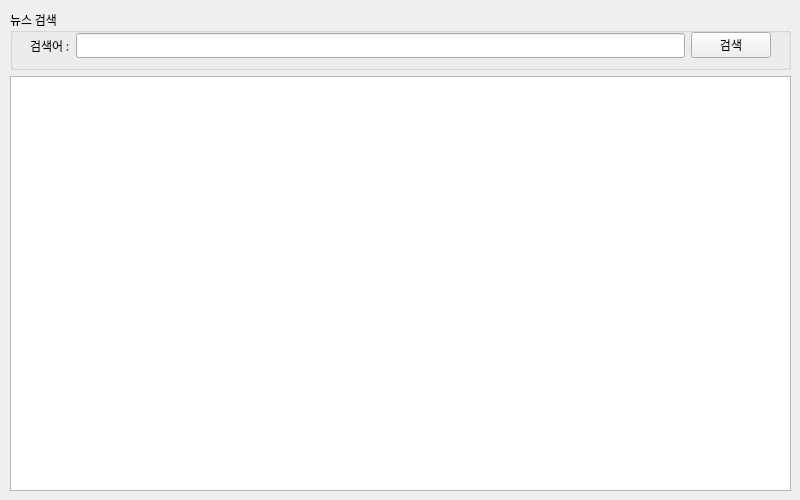
<?xml version="1.0" encoding="UTF-8"?>
<ui version="4.0">
 <class>Form</class>
 <widget class="QWidget" name="Form">
  <property name="geometry">
   <rect>
    <x>0</x>
    <y>0</y>
    <width>800</width>
    <height>500</height>
   </rect>
  </property>
  <property name="maximumSize">
   <size>
    <width>800</width>
    <height>500</height>
   </size>
  </property>
  <property name="font">
   <font>
    <family>맑은 고딕</family>
   </font>
  </property>
  <property name="windowTitle">
   <string>네이버뉴스 검색앱</string>
  </property>
  <widget class="QWidget" name="verticalLayoutWidget">
   <property name="geometry">
    <rect>
     <x>10</x>
     <y>10</y>
     <width>781</width>
     <height>481</height>
    </rect>
   </property>
   <layout class="QVBoxLayout" name="verticalLayout">
    <item>
     <widget class="QGroupBox" name="groupBox">
      <property name="sizePolicy">
       <sizepolicy hsizetype="Preferred" vsizetype="Minimum">
        <horstretch>0</horstretch>
        <verstretch>0</verstretch>
       </sizepolicy>
      </property>
      <property name="minimumSize">
       <size>
        <width>0</width>
        <height>60</height>
       </size>
      </property>
      <property name="title">
       <string>뉴스 검색</string>
      </property>
      <widget class="QWidget" name="horizontalLayoutWidget">
       <property name="geometry">
        <rect>
         <x>20</x>
         <y>20</y>
         <width>741</width>
         <height>31</height>
        </rect>
       </property>
       <layout class="QHBoxLayout" name="horizontalLayout">
        <item>
         <widget class="QLabel" name="label">
          <property name="text">
           <string>검색어 :</string>
          </property>
         </widget>
        </item>
        <item>
         <widget class="QLineEdit" name="txtSearchWord">
          <property name="layoutDirection">
           <enum>Qt::RightToLeft</enum>
          </property>
         </widget>
        </item>
        <item>
         <widget class="QPushButton" name="btnSearch">
          <property name="text">
           <string>검색</string>
          </property>
         </widget>
        </item>
       </layout>
      </widget>
     </widget>
    </item>
    <item>
     <widget class="QListWidget" name="lsvSearchResult">
      <property name="maximumSize">
       <size>
        <width>16777215</width>
        <height>16777215</height>
       </size>
      </property>
      <property name="resizeMode">
       <enum>QListView::Fixed</enum>
      </property>
     </widget>
    </item>
   </layout>
  </widget>
 </widget>
 <resources/>
 <connections/>
</ui>
